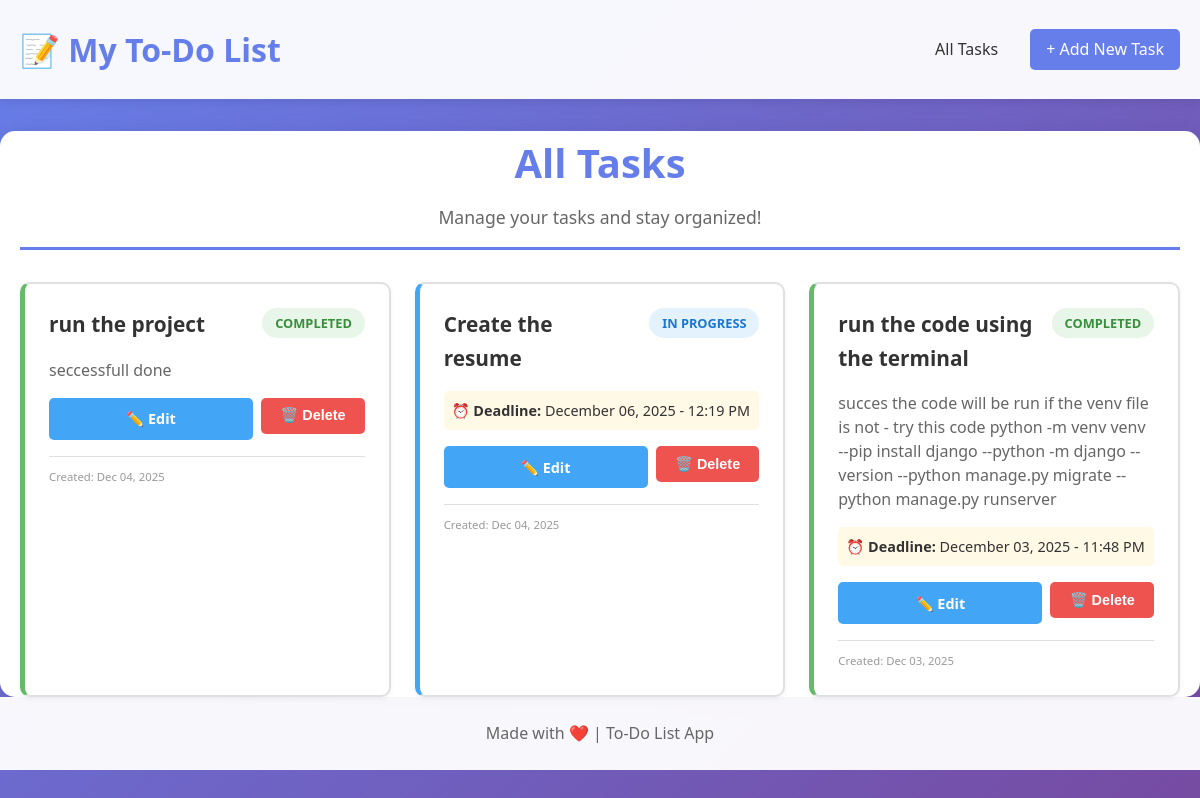
The page / on the database its author committed.
### tasks/models.py (models this page shows, shortened)
class Task(models.Model):
    STATUS_CHOICES = [
        ('pending', 'Pending'),
        ('in_progress', 'In Progress'),
        ('completed', 'Completed'),
    ]
    title = models.CharField(max_length=200)
    description = models.TextField(blank=True)
    deadline = models.DateTimeField(null=True, blank=True)
    status = models.CharField(
        max_length=20,
        choices=STATUS_CHOICES,
        default='pending'
    )
    created_at = models.DateTimeField(auto_now_add=True)
    class Meta:
        ordering = ['-created_at']

### tasks/views.py (the view)
# urls.py: path('', views.task_list, name='task_list'),
def task_list(request):
    tasks = Task.objects.all()  # Get all tasks from database
    return render(request, 'tasks/task_list.html', {'tasks': tasks})

### tasks/templates/tasks/task_list.html (shortened to what this page needs)
{% extends 'tasks/base.html' %}
{% block content %}
<div class="page-header">
    <h2>All Tasks</h2>
    <p class="subtitle">Manage your tasks and stay organized!</p>
</div>
{% if tasks %}
<div class="tasks-grid">
    {% for task in tasks %}
    <div class="task-card status-{{ task.status }}">
        <div class="task-header">
            <h3>{{ task.title }}</h3>
            <span class="status-badge {{ task.status }}">
                {{ task.get_status_display }}
            </span>
        </div>
        {% if task.description %}
        <p class="task-description">{{ task.description }}</p>
        {% endif %}
        {% if task.deadline %}
        <div class="task-deadline">
            <strong>⏰ Deadline:</strong>
            {{ task.deadline|date:"F d, Y - g:i A" }}
        </div>
        {% endif %}
        <div class="task-actions">
            <a href="{% url 'update_task' task.id %}" class="btn btn-edit">✏️ Edit</a>
            <form method="POST" action="{% url 'delete_task' task.id %}" style="display: inline;">
                <button type="submit" class="btn btn-delete">🗑️ Delete</button>
            </form>
        </div>
        <div class="task-footer">
            <small>Created: {{ task.created_at|date:"M d, Y" }}</small>
        </div>
    </div>
    {% endfor %}
</div>
{% endif %}
{% endblock %}

### tasks/templates/tasks/base.html (shortened to what this page needs)
<!DOCTYPE html>
<html lang="en">
<head>
    {% load static %}
    <link rel="stylesheet" href="{% static 'tasks/css/style.css' %}">
</head>
<body>
    <header>
        <div class="container">
            <h1>📝 My To-Do List</h1>
            <nav>
                <a href="{% url 'task_list' %}" class="nav-link">All Tasks</a>
                <a href="{% url 'add_task' %}" class="nav-link btn-primary">+ Add New Task</a>
            </nav>
        </div>
    </header>
    <main class="container">
        {% block content %}{% endblock %}
    </main>
    <footer>
        <div class="container">
            <p>Made with ❤️  | To-Do List App</p>
        </div>
    </footer>
</body>
</html>

### tasks/static/tasks/css/style.css (style rules this page uses)
* { margin: 0; padding: 0; box-sizing: border-box; }
body { font-family: 'Segoe UI', Tahoma, Geneva, Verdana, sans-serif; background: linear-gradient(135deg, #667eea 0%, #764ba2 100%); min-height: 100vh; line-height: 1.6; color: #333; }
.container { max-width: 1200px; margin: 0 auto; padding: 0 20px; }
header { background: rgba(255, 255, 255, 0.95); box-shadow: 0 2px 10px rgba(0, 0, 0, 0.1); padding: 1.5rem 0; margin-bottom: 2rem; }
header .container { display: flex; justify-content: space-between; align-items: center; flex-wrap: wrap; gap: 1rem; }
header h1 { color: #667eea; font-size: 2rem; font-weight: 700; }
nav { display: flex; gap: 1rem; align-items: center; }
.nav-link { text-decoration: none; color: #333; padding: 0.5rem 1rem; border-radius: 5px; transition: background 0.3s ease; }
main { background: white; border-radius: 15px; padding: 2rem; box-shadow: 0 5px 20px rgba(0, 0, 0, 0.1); margin-bottom: 2rem; min-height: 500px; }
.page-header { text-align: center; margin-bottom: 2rem; padding-bottom: 1rem; border-bottom: 3px solid #667eea; }
.page-header h2 { color: #667eea; font-size: 2.5rem; margin-bottom: 0.5rem; }
.subtitle { color: #666; font-size: 1.1rem; }
.tasks-grid { display: grid; grid-template-columns: repeat(auto-fill, minmax(350px, 1fr)); gap: 1.5rem; }
.task-card { background: white; border: 2px solid #e0e0e0; border-radius: 10px; padding: 1.5rem; transition: all 0.3s ease; box-shadow: 0 2px 5px rgba(0, 0, 0, 0.05); }
.task-card.status-in_progress { border-left: 5px solid #42a5f5; }
.task-card.status-completed { border-left: 5px solid #66bb6a; }
.task-header { display: flex; justify-content: space-between; align-items: start; margin-bottom: 1rem; gap: 1rem; }
.task-header h3 { color: #333; font-size: 1.3rem; word-break: break-word; }
.status-badge { padding: 0.3rem 0.8rem; border-radius: 20px; font-size: 0.8rem; font-weight: 600; text-transform: uppercase; white-space: nowrap; }
.status-badge.in_progress { background: #e3f2fd; color: #1976d2; }
.status-badge.completed { background: #e8f5e9; color: #388e3c; }
.task-description { color: #666; margin-bottom: 1rem; line-height: 1.5; }
.task-deadline { background: #fff9e6; padding: 0.5rem; border-radius: 5px; margin-bottom: 1rem; font-size: 0.9rem; }
.task-actions { display: flex; gap: 0.5rem; margin-top: 1rem; }
.task-footer { margin-top: 1rem; padding-top: 0.5rem; border-top: 1px solid #e0e0e0; color: #999; font-size: 0.85rem; }
.btn { display: inline-block; padding: 0.6rem 1.2rem; border-radius: 5px; text-decoration: none; font-weight: 600; transition: all 0.3s ease; border: none; cursor: pointer; font-size: 0.9rem; }
.btn-primary { background: #667eea; color: white; }
.btn-edit { background: #42a5f5; color: white; flex: 1; text-align: center; }
.btn-delete { background: #ef5350; color: white; flex: 1; text-align: center; }
footer { background: rgba(255, 255, 255, 0.95); padding: 1.5rem 0; text-align: center; color: #666; }

### rows shown on the page
Task: title "run the project", status "COMPLETED", description "seccessfull done", created_at "Dec 04, 2025"
Task: title "Create the resume", status "IN PROGRESS", deadline "December 06, 2025 - 12:19 PM", created_at "Dec 04, 2025"
Task: title "run the code using the terminal", status "COMPLETED", description "succes the code will be run if the venv file is not - try this code python -m venv venv --pip install django --python -m django --version --python manage.py migrate --python manage.py runserver", deadline "December 03, 2025 - 11:48 PM", created_at "Dec 03, 2025"
